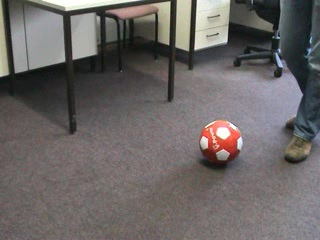
#> input picture object_ball/00000013.jpg, 320 x 240 px
$ jupyter execute test.ipynb
#> lines starting #> are read from the running program, lines starting #| are printed output that depends on the picture
[cell 1]
import cv2
import matplotlib.pyplot as plt
import numpy as np
from matplotlib import animation
import os
import glob
import random as rd

# Create video from the images in dataset

[cell 2]
img_array = []
for filename in glob.glob('object_ball/*.jpg'):
    img = cv2.imread(filename)
#> img is the input picture: shape (240, 320, 3); mean B, G, R 101.3, 102.4, 107.2
    height, width, channel = img.shape
#> height = 240; width = 320; channel = 3
    size = (width,height)
#> size = (320, 240)
    img_array.append(img)


out = cv2.VideoWriter('project.mp4',cv2.VideoWriter_fourcc(*'DIVX'), 20, size)

for i in range(len(img_array)):
    out.write(img_array[i])
#> this loop made 3 passes
out.release()

# Create data including all of groundtruths

[cell 3]
with open('ball/groundtruth.txt', 'r') as f:
#> (reads ball/groundtruth.txt from the repository)
    data = f.read().split()

for i, content in enumerate(data):
    data[i] = data[i].split(',')
    for j in range(len(data[i])):
        data[i][j] = int(float(data[i][j]))

[cell 4]
path_folder = 'object_ball'

list_ = os.listdir(path_folder)
list_path = []
for name in list_:
    path = os.path.join(path_folder, name)
    list_path.append(path)

[cell 5]
# [4 lines of commented-out code are left out]

# Define Sift function to match the similar points

[cell 6]
# [24 lines left out: function use_filter2d, not called in this run]

[cell 7]
# [50 lines left out: function get_pair_keypoints, not called in this run]

# Define mean shift from scratch

[cell 8]
# [36 lines left out: function implement_mean_shift, not called in this run]

# Define function to get bbox from groundtruth with the correlative frame
# Define evaluate function using IoU

[cell 9]
def init_bbox(data, frame):
    bbox2_point1 = (data[frame-1][2], data[frame-1][3])
    bbox2_point2 = (data[frame-1][-2], data[frame-1][-1])
    return bbox2_point1, bbox2_point2

# [21 lines left out: function evaluate, not called in this run]

# Main

[cell 10]
cap = cv2.VideoCapture('project.mp4')
out = cv2.VideoWriter('result.mp4',cv2.VideoWriter_fourcc(*'DIVX'), 20, size)
frame = 0
skip = 0
reinit = 0
success = 0

while True:
    ret, img = cap.read()
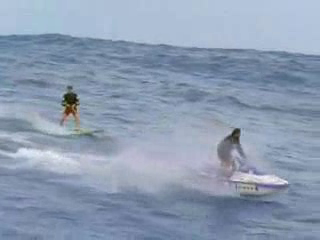
#> input picture frame 28 of project.mp4, 320 x 240 px
#> img is the input picture: shape (240, 320, 3); mean B, G, R 178.4, 156.3, 141
    frame += 1

    if ret:
        if frame == 1:
            bbox2_point1, bbox2_point2 = init_bbox(data, frame)
            object_ = img[bbox2_point1[1]:bbox2_point2[1], bbox2_point1[0]:bbox2_point2[0]]
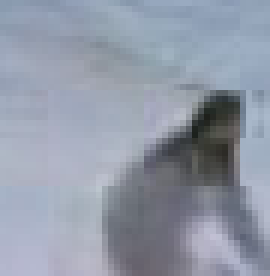
#> object_: shape (46, 45, 3) (shown 6 times larger); mean B, G, R 167.9, 153.2, 145.8
#             height, width, channel = object_.shape
            skip = 5

        if (reinit == 1) and (skip == 0):
            bbox2_point1, bbox2_point2 = init_bbox(data, frame)
            object_ = img[bbox2_point1[1]:bbox2_point2[1], bbox2_point1[0]:bbox2_point2[0]]
#             height, width, channel = object_.shape
            skip = 5
            reinit = 0

        if skip == 0:
            try:
                left_img, right_img, left_points, right_points = get_pair_keypoints(object_, img)
                gray = cv2.cvtColor(img, cv2.COLOR_RGB2GRAY)

                right_points = np.array(right_points).astype(np.uint32)

                x, y = right_points[:, 0], right_points[:, 1]

                prob_map = np.zeros(gray.shape)
                prob_map[y, x] = np.where(True, 1, 0)
                prob_map = cv2.GaussianBlur(prob_map, (11, 11), -1)
                prob_map = cv2.GaussianBlur(prob_map, (7, 7), -1)
                prob_map = cv2.GaussianBlur(prob_map, (7, 7), -1)

                bbox2_point1, bbox2_point2 = implement_mean_shift(prob_map, data, bbox2_point1, bbox2_point2, frame, max_iter=5)

                object_ = img[bbox2_point1[1]:bbox2_point2[1], bbox2_point1[0]:bbox2_point2[0]]
#                 height, width, channel = object_.shape

                IoU = evaluate(data, frame, bbox2_point1, bbox2_point2)

                if IoU > 0.5:
                    success += 1
                    cv2.rectangle(img, bbox2_point1, bbox2_point2, (0, 255, 0), 2)
                else:
                    skip = 5
                    reinit = 1
            except:
                skip = 5
                reinit = 1

        cv2.imshow('Video', img)
        out.write(img)
        if skip > 0:
            skip -= 1

    if (cv2.waitKey(1) == ord('e')) or not(ret):
#> (key e is pressed here)
        break

cap.release()
cv2.destroyAllWindows()
out.release()
print(success)
